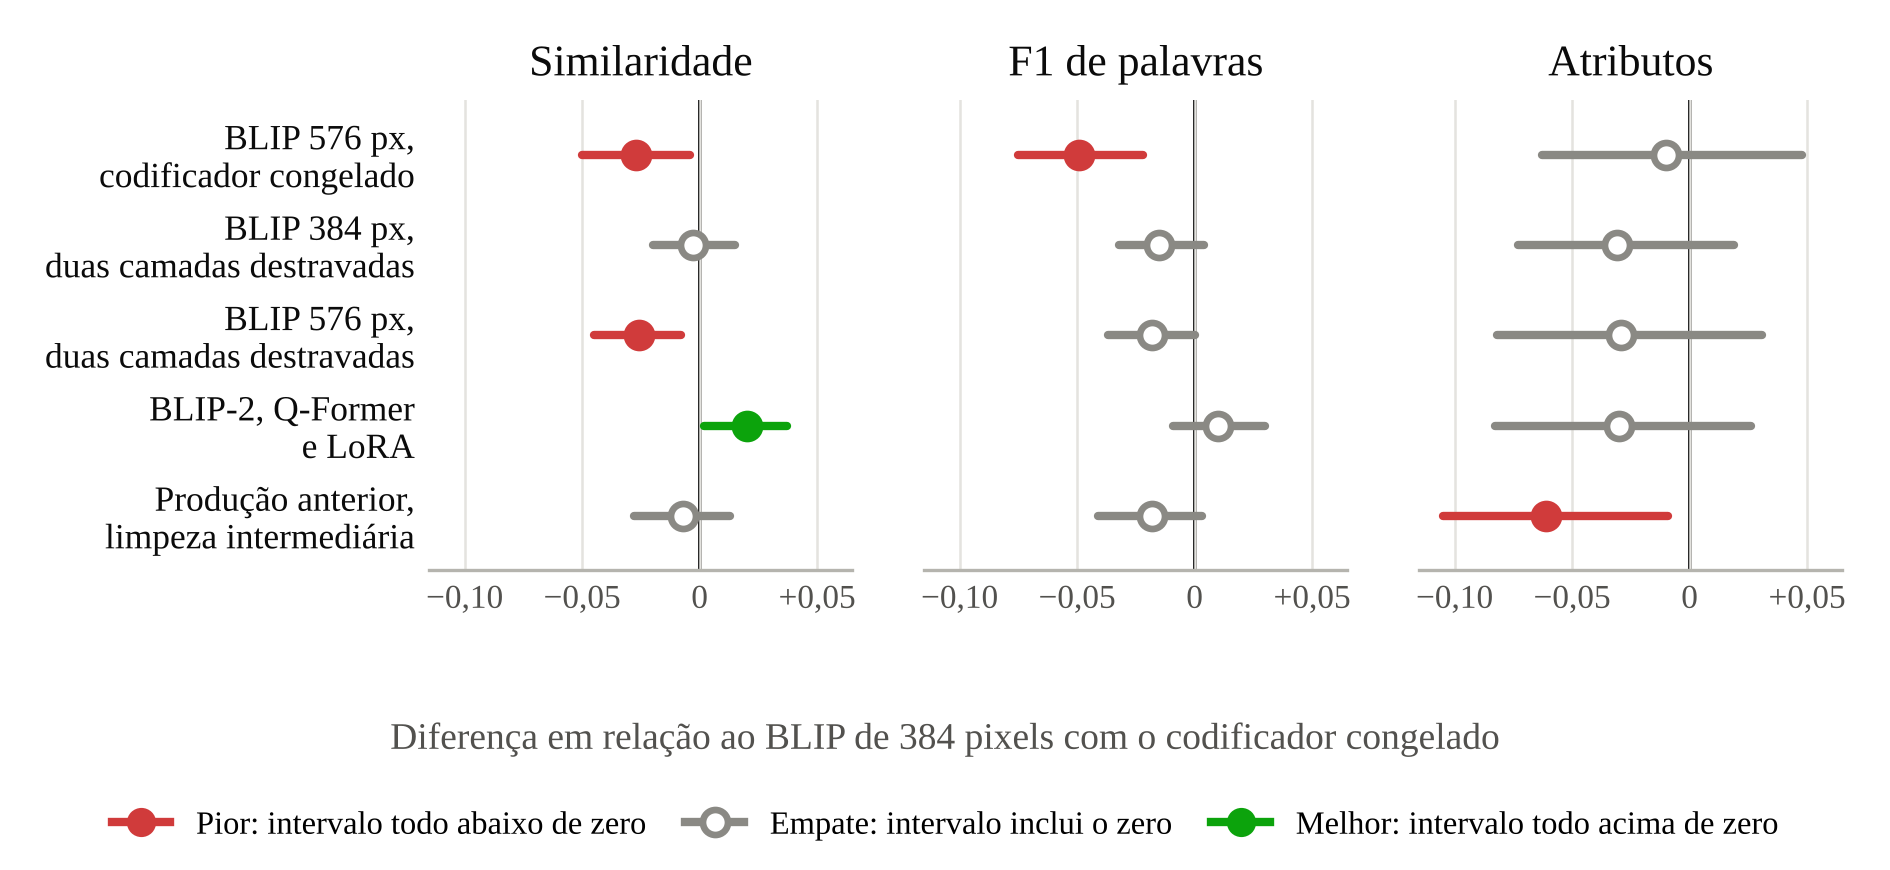

Generate this figure with Python:
import matplotlib; matplotlib.use('Agg')
import matplotlib.pyplot as plt
from matplotlib.lines import Line2D
plt.rcParams.update({'font.family':'Liberation Serif','font.size':10})
cfg=['BLIP 576 px,\ncodificador congelado','BLIP 384 px,\nduas camadas destravadas','BLIP 576 px,\nduas camadas destravadas','BLIP-2, Q-Former\ne LoRA','Produção anterior,\nlimpeza intermediária']
data={'Similaridade':[(-0.027,-0.050,-0.004),(-0.003,-0.020,0.015),(-0.026,-0.045,-0.008),(0.020,0.002,0.037),(-0.007,-0.028,0.013)],
'F1 de palavras':[(-0.049,-0.075,-0.022),(-0.015,-0.032,0.004),(-0.018,-0.037,0.000),(0.010,-0.009,0.030),(-0.018,-0.041,0.003)],
'Atributos':[(-0.010,-0.063,0.048),(-0.031,-0.073,0.019),(-0.029,-0.082,0.031),(-0.030,-0.083,0.026),(-0.061,-0.105,-0.009)]}
C={'pior':'#d03b3b','melhor':'#0ca30c','empate':'#8a8984'}
ink='#0b0b0b';ink2='#52514e'
fig,axes=plt.subplots(1,3,figsize=(6.3,2.9),sharey=True,dpi=300)
ys=list(range(len(cfg)))[::-1]
for ax,(name,rows) in zip(axes,data.items()):
    ax.axvline(0,color=ink,lw=0.9,zorder=1)
    for y,(m,lo,hi) in zip(ys,rows):
        v='melhor' if lo>0 else 'pior' if hi<0 else 'empate'
        ax.plot([lo,hi],[y,y],color=C[v],lw=2,solid_capstyle='round',zorder=2)
        ax.plot([m],[y],marker='o',ms=6,mfc=C[v] if v!='empate' else 'white',mec=C[v],mew=1.6,zorder=3)
    ax.set_title(name,fontsize=10.5,color=ink,pad=6)
    ax.set_xlim(-0.115,0.065)
    ax.set_xticks([-0.10,-0.05,0,0.05])
    ax.set_xticklabels(['−0,10','−0,05','0','+0,05'],fontsize=8,color=ink2)
    ax.grid(axis='x',color='#e4e3df',lw=0.6,zorder=0)
    for s in ('top','right','left'): ax.spines[s].set_visible(False)
    ax.spines['bottom'].set_color('#b5b4ae')
    ax.tick_params(axis='y',length=0); ax.tick_params(axis='x',length=0)
    ax.set_ylim(-0.6,len(cfg)-0.4)
axes[0].set_yticks(ys); axes[0].set_yticklabels(cfg,fontsize=8.5,color=ink)
fig.supxlabel('Diferença em relação ao BLIP de 384 pixels com o codificador congelado',fontsize=9,color=ink2,y=0.13)
h=[Line2D([0],[0],color=C['pior'],lw=2,marker='o',ms=6,mfc=C['pior'],mec=C['pior'],label='Pior: intervalo todo abaixo de zero'),
   Line2D([0],[0],color=C['empate'],lw=2,marker='o',ms=6,mfc='white',mec=C['empate'],mew=1.6,label='Empate: intervalo inclui o zero'),
   Line2D([0],[0],color=C['melhor'],lw=2,marker='o',ms=6,mfc=C['melhor'],mec=C['melhor'],label='Melhor: intervalo todo acima de zero')]
fig.legend(handles=h,loc='lower center',ncol=3,frameon=False,fontsize=7.8,bbox_to_anchor=(0.5,0.0),handlelength=1.8,columnspacing=1.2)
fig.tight_layout(rect=(0,0.15,1,1),w_pad=1.6)
fig.savefig('figura-intervalos.png',facecolor='white')
